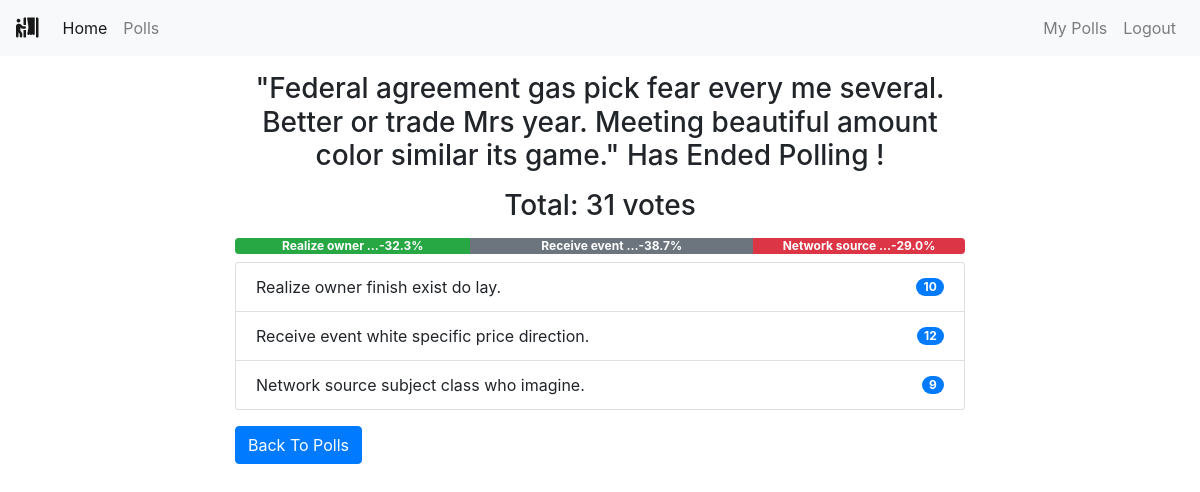
The page /polls/end/8/ (signed in) on the database its author committed.
### polls/models.py (models this page shows, shortened)
class Poll(models.Model):
    owner = models.ForeignKey(User, on_delete=models.CASCADE)
    text = models.TextField()
    pub_date = models.DateTimeField(default=timezone.now)
    active = models.BooleanField(default=True)
    @property
    def get_vote_count(self):
        return self.vote_set.count()
    def get_result_dict(self):
        res = []
        for choice in self.choice_set.all():
            d = {}
            alert_class = ['primary', 'secondary', 'success',
                           'danger', 'dark', 'warning', 'info']
            d['alert_class'] = secrets.choice(alert_class)
            d['text'] = choice.choice_text
            d['num_votes'] = choice.get_vote_count
            if not self.get_vote_count:
                d['percentage'] = 0
            else:
                d['percentage'] = (choice.get_vote_count /
                                   self.get_vote_count)*100
            res.append(d)
        return res

class Choice(models.Model):
    poll = models.ForeignKey(Poll, on_delete=models.CASCADE)
    choice_text = models.CharField(max_length=255)
    @property
    def get_vote_count(self):
        return self.vote_set.count()

### polls/views.py (the view)
# urls.py: path('end/<int:poll_id>/', views.endpoll, name='end_poll'),
@login_required
def endpoll(request, poll_id):
    poll = get_object_or_404(Poll, pk=poll_id)
    if request.user != poll.owner:
        return redirect('home')
    if poll.active is True:
        poll.active = False
        poll.save()
        return render(request, 'polls/poll_result.html', {'poll': poll})
    else:
        return render(request, 'polls/poll_result.html', {'poll': poll})

### polls/templates/polls/poll_result.html
{% extends 'base.html' %}
{% block content %}
<div class="container">
    {% if messages %}
    <div class="messages">
        {% for message in messages %}
        <div {% if message.tags %} class="{{ message.tags }}" {% endif %}>{{ message }}
            <button type="button" class="close" data-dismiss="alert" aria-label="Close">
                <span aria-hidden="true">&times;</span>
            </button>
        </div>
        {% endfor %}
    </div>
    {% else %}
    <div class="row">
        <div class="col-md-8 offset-sm-2">
            {% if poll.active %}
            <h3 class="mt-3 mb-3 text-center">Result for: {{ poll.text }}</h3>
            {% else %}
            <h3 class="mt-3 mb-3 text-center">"{{ poll.text }}" Has Ended Polling !</h3>
            {% endif %}
            <h3 class="mb-2 text-center">Total: {{ poll.get_vote_count }} votes</h3>
            <div class="progress mt-3 mb-2">
                {% for choice in poll.get_result_dict %}
                <div class="progress-bar bg-{{ choice.alert_class }}" role="progressbar" style="width: {{ choice.percentage }}%;"
                    aria-valuenow="30" aria-valuemin="0" aria-valuemax="100"><b>
                        {{choice.text|truncatewords:2}}-{{choice.percentage|floatformat}}%</b>
                </div>
                {% endfor %}
            </div>
            <ul class="list-group">
                {% for choice in poll.choice_set.all %}
                <li class="list-group-item d-flex justify-content-between align-items-center">
                    {{ choice.choice_text }}
                    <span class="badge badge-primary badge-pill">{{ choice.get_vote_count }}</span>
                </li>
                {% endfor %}
            </ul>
            {% endif %}
            <a class="btn btn-primary mt-3" href="{% url 'polls:list' %}" role="button">Back To Polls</a>
        </div>
    </div>
</div>
{% endblock content %}

### rows shown on the page
Poll: text "Federal agreement gas pick fear every me several. Better or trade Mrs year. Meeting beautiful amount color similar its game.", get_vote_count "31"
Choice: text "Realize owner …", choice_text "Realize owner finish exist do lay.", get_vote_count "10"
Choice: text "Receive event …", choice_text "Receive event white specific price direction.", get_vote_count "12"
Choice: text "Network source …", choice_text "Network source subject class who imagine.", get_vote_count "9"

### other values the page prints
{{ choice.percentage|floatformat }} "32.3" "38.7" "29.0"
